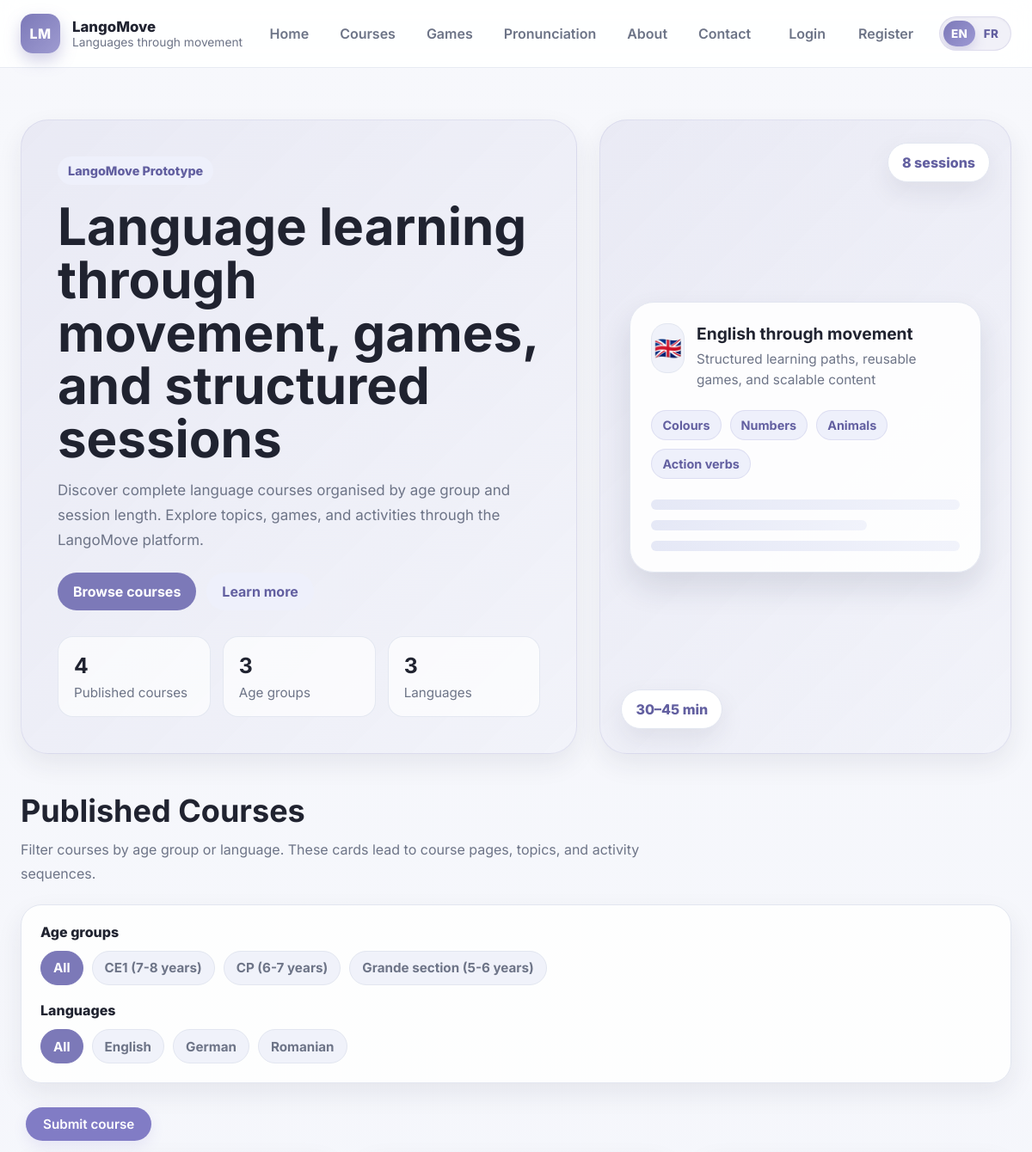
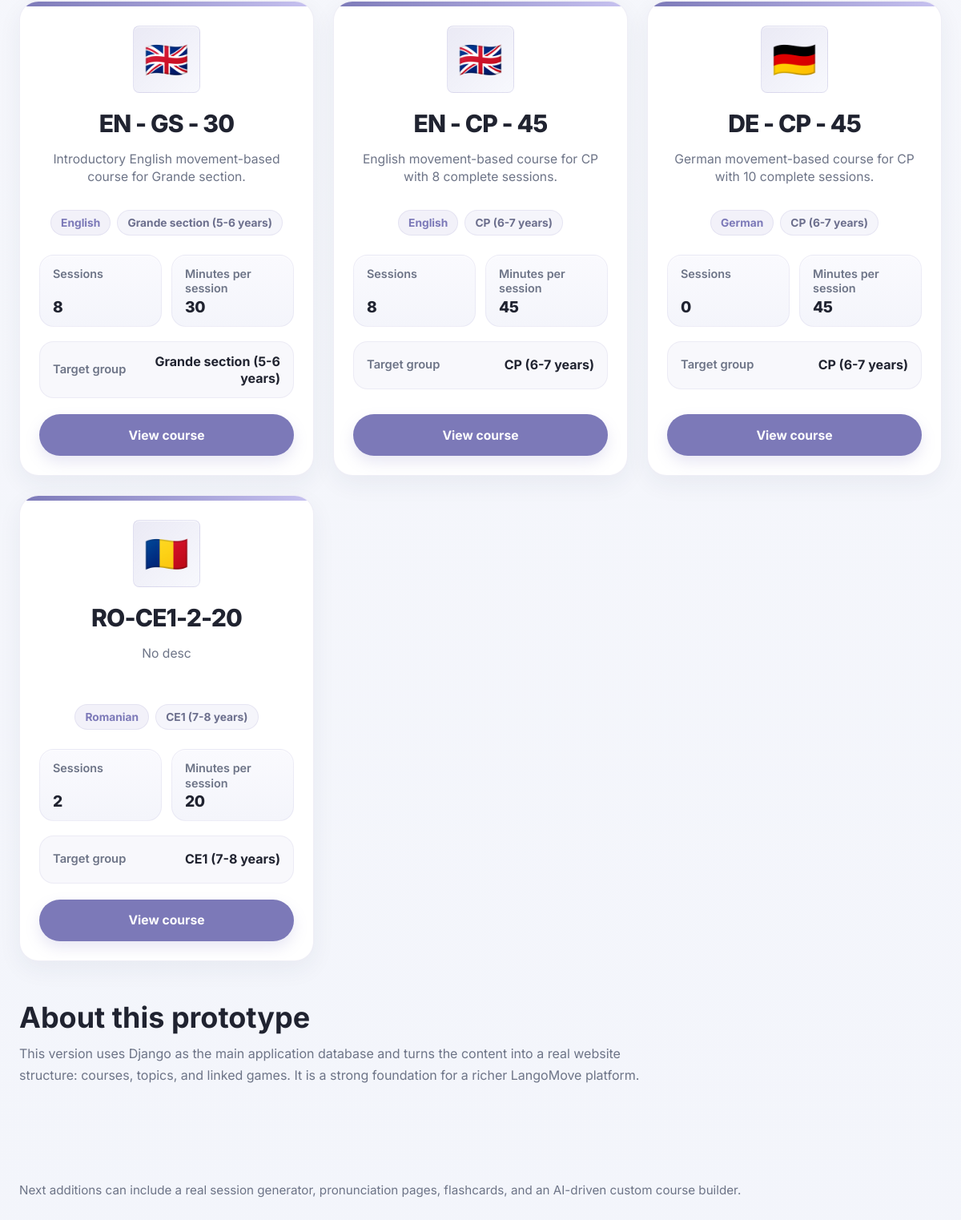
The page / on the database its author committed (2 pictures, top to bottom).
### apps/curriculum/models.py (models this page shows, shortened)
class TimeStampedModel(models.Model):
    created_at = models.DateTimeField(auto_now_add=True)
    updated_at = models.DateTimeField(auto_now=True)
    class Meta:
        abstract = True

class AgeGroup(TimeStampedModel):
    name = models.CharField(max_length=100, unique=True)
    education_stage = models.CharField(max_length=100, blank=True)
    label = models.CharField(max_length=150, blank=True)
    min_age = models.PositiveIntegerField(null=True, blank=True)
    max_age = models.PositiveIntegerField(null=True, blank=True)
    display_order = models.PositiveIntegerField(default=9999)
    class Meta:
        ordering = ["display_order", "name"]

class Language(TimeStampedModel):
    name = models.CharField(max_length=120, unique=True)
    code = models.CharField(max_length=10, unique=True)
    slug = models.SlugField(max_length=140, unique=True)
    flag = models.CharField(max_length=10, blank=True, default="🌍")
    created_at = models.DateTimeField(auto_now_add=True)
    updated_at = models.DateTimeField(auto_now=True)
    class Meta:
        ordering = ["name"]

class Course(TimeStampedModel):
    title = models.CharField(max_length=255)
    language = models.ForeignKey(
        Language,
        on_delete=models.PROTECT,
        related_name="courses",
    )
    age_group = models.ForeignKey(
        AgeGroup,
        on_delete=models.PROTECT,
        related_name="courses",
        null=True,
        blank=True,
    )
    sessions_count = models.PositiveIntegerField(default=0)
    minutes_per_session = models.PositiveIntegerField(default=0)
    description = models.TextField(blank=True)
    card_image = models.URLField(blank=True, max_length=1000)
    slug = models.SlugField(max_length=255, unique=True)
    display_order = models.PositiveIntegerField(default=9999)
    status = models.CharField(
        max_length=20,
        choices=CourseStatus.choices,
        default=CourseStatus.DRAFT,
        db_index=True,
    )
    created_by = models.ForeignKey(
        settings.AUTH_USER_MODEL,
        on_delete=models.SET_NULL,
        null=True,
        blank=True,
        related_name="courses_created",
    )
    approved_by = models.ForeignKey(
        settings.AUTH_USER_MODEL,
        on_delete=models.SET_NULL,
        null=True,
        blank=True,
        related_name="courses_approved",
    )
    approved_at = models.DateTimeField(null=True, blank=True)
    moderation_notes = models.TextField(blank=True)
    class Meta:
        ordering = ["display_order", "title"]

### apps/website/views/home.py (the view)
# urls.py: path("", home_view, name="home"),
def home_view(request):
    service = CurriculumQueryService()
    courses_queryset = service.get_published_courses()
    courses = []
    all_age_groups = set()
    all_languages = set()
    for course in courses_queryset:
        language_name = course.language.name if course.language else ""
        language_flag = course.language.flag if course.language else ""
        age_group_name = ""
        if course.age_group:
            age_group_name = course.age_group.label or course.age_group.name
        sessions_count = course.course_topics.count()
        display_title = course.title
        courses.append({
            "id": course.id,
            "title": course.title,
            "display_title": display_title,
            "slug": course.slug,
            "description": course.description,
            "language_name": language_name,
            "language_flag": language_flag,
            "age_group_name": age_group_name,
            "sessions_count": sessions_count,
            "minutes_per_session": course.minutes_per_session,
        })
        if age_group_name:
            all_age_groups.add(age_group_name)
        if language_name:
            all_languages.add(language_name)
    context = {
        "courses": courses,
        "all_age_groups": sorted(all_age_groups),
        "all_languages": sorted(all_languages),
    }
    return render(request, "website/home.html", context)

### templates/website/home.html (shortened to what this page needs)
{% extends "base.html" %}
{% load i18n %}
{% block hero %}
<section class="hero hero-home">
    <div class="container hero-home-layout">
        <div class="hero-home-text">
            <span class="hero-kicker">{% trans "LangoMove Prototype" %}</span>
            <h1>{% trans "Language learning through movement, games, and structured sessions" %}</h1>
            <p>
                {% trans "Discover complete language courses organised by age group and session length. Explore topics, games, and activities through the LangoMove platform." %}
            </p>
            <div class="hero-actions">
                <a href="#courses" class="button">{% trans "Browse courses" %}</a>
                <a href="#about" class="button button-secondary">{% trans "Learn more" %}</a>
            </div>
            <div class="hero-mini-stats">
                <div class="mini-stat">
                    <strong>{{ courses|length }}</strong>
                    <span>{% trans "Published courses" %}</span>
                </div>
                <div class="mini-stat">
                    <strong>{{ all_age_groups|length }}</strong>
                    <span>{% trans "Age groups" %}</span>
                </div>
                <div class="mini-stat">
                    <strong>{{ all_languages|length }}</strong>
                    <span>{% trans "Languages" %}</span>
                </div>
            </div>
        </div>
        <div class="hero-home-visual">
            <div class="hero-visual-card hero-visual-main">
                <div class="hero-visual-top">
                    <span class="hero-flag">🇬🇧</span>
                    <div>
                        <h3>{% trans "English through movement" %}</h3>
                        <p>{% trans "Structured learning paths, reusable games, and scalable content" %}</p>
                    </div>
                </div>
                <div class="hero-visual-tags">
                    <span class="tag">{% trans "Colours" %}</span>
                    <span class="tag">{% trans "Numbers" %}</span>
                    <span class="tag">{% trans "Animals" %}</span>
                    <span class="tag">{% trans "Action verbs" %}</span>
                </div>
                <div class="hero-visual-lines">
                    <div class="hero-line"></div>
                    <div class="hero-line short"></div>
                    <div class="hero-line"></div>
                </div>
            </div>
            <div class="hero-floating hero-floating-one">{% trans "8 sessions" %}</div>
            <div class="hero-floating hero-floating-two">{% trans "30–45 min" %}</div>
        </div>
    </div>
</section>
{% endblock %}
{% block content %}
<section class="page-section" id="courses">
    <div class="container">
        <div class="section-header">
            <h2>{% trans "Published Courses" %}</h2>
            <p>
                {% trans "Filter courses by age group or language. These cards lead to course pages, topics, and activity sequences." %}
            </p>
        </div>
        <div class="filters-panel">
            <div class="filter-group">
                <span class="filter-label">{% trans "Age groups" %}</span>
                <div class="chip-row" id="age-group-filters">
                    <button type="button" class="chip active" data-filter-type="age-group" data-filter-value="">
                        {% trans "All" %}
                    </button>
                    {% for age_group in all_age_groups %}
                        <button type="button" class="chip" data-filter-type="age-group" data-filter-value="{{ age_group }}">
                            {{ age_group }}
                        </button>
                    {% endfor %}
                </div>
            </div>
            <div class="filter-group">
                <span class="filter-label">{% trans "Languages" %}</span>
                <div class="chip-row" id="language-filters">
                    <button type="button" class="chip active" data-filter-type="language" data-filter-value="">
                        {% trans "All" %}
                    </button>
                    {% for language in all_languages %}
                        <button type="button" class="chip" data-filter-type="language" data-filter-value="{{ language }}">
                            {{ language }}
                        </button>
                    {% endfor %}
                </div>
            </div>
        </div>
        <div class="courses-actions">
            <a href="{% url 'course-create' %}" class="btn btn-primary">
                Submit course
            </a>
        </div>
        <div class="grid course-grid" id="course-grid">
            {% for course in courses %}
                <article class="card course-card-v2 course-item"
                    data-age-group="{{ course.age_group_name }}"
                    data-language="{{ course.language_name }}">
                    <div class="course-card-v2-topline"></div>
                    <div class="card-body course-card-v2-body">
                        <div class="course-card-v2-header">
                            <div class="course-card-v2-flag">
                                {{ course.language_flag|default:"🌍" }}
                            </div>
                            <div class="course-card-v2-header-text">
                                <h3 class="course-card-v2-title">{{ course.display_title }}</h3>
                                <p class="course-card-v2-description">{{ course.description }}</p>
                            </div>
                        </div>
                        <div class="course-card-v2-tags">
                            <span class="course-pill">{{ course.language_name }}</span>
                            <span class="course-pill course-pill-soft">{{ course.age_group_name }}</span>
                        </div>
                        <div class="course-card-v2-stats">
                            <div class="course-stat-box">
                                <span class="course-stat-label">{% trans "Sessions" %}</span>
                                <strong class="course-stat-value">{{ course.sessions_count }}</strong>
                            </div>
                            <div class="course-stat-box">
                                <span class="course-stat-label">{% trans "Minutes per session" %}</span>
                                <strong class="course-stat-value">{{ course.minutes_per_session }}</strong>
                            </div>
                        </div>
                        <div class="course-card-v2-target">
                            <span class="course-target-label">{% trans "Target group" %}</span>
                            <span class="course-target-value">{{ course.age_group_name }}</span>
                        </div>
                        <div class="course-card-v2-actions">
                            <a class="button course-card-v2-button" href="{% url 'course-detail' course.slug %}">
                                {% trans "View course" %}
                            </a>
                        </div>
                    </div>
                </article>
            {% endfor %}
        </div>
    </div>
</section>
<section class="page-section" id="about">
    <div class="container">
        <div class="section-header">
            <h2>{% trans "About this prototype" %}</h2>
            <p>
                {% trans "This version uses Django as the main application database and turns the content into a real website structure: courses, topics, and linked games. It is a strong foundation for a richer LangoMove platform." %}
            </p>
        </div>
    </div>
</section>
<section class="page-section" id="contact">
    <div class="container">
        <p class="footer-note">
            {% trans "Next additions can include a real session generator, pronunciation pages, flashcards, and an AI-driven custom course builder." %}
        </p>
    </div>
</section>
{% endblock %}

### rows shown on the page
AgeGroup: all_age_groups "CE1 (7-8 years)", age_group_name "CE1 (7-8 years)", age_group_name "CE1 (7-8 years)"
AgeGroup: all_age_groups "CP (6-7 years)", age_group_name "CP (6-7 years)" "CP (6-7 years)", age_group_name "CP (6-7 years)" "CP (6-7 years)"
AgeGroup: all_age_groups "Grande section (5-6 years)", age_group_name "Grande section (5-6 years)", age_group_name "Grande section (5-6 years)"
Language: all_languages "English", language_flag "🇬🇧" "🇬🇧", language_name "English" "English"
Language: all_languages "German", language_flag "🇩🇪", language_name "German"
Language: all_languages "Romanian", language_flag "🇷🇴", language_name "Romanian"
Course: display_title "EN - GS - 30", description "Introductory English movement-based course for Grande section."
Course: display_title "EN - CP - 45", description "English movement-based course for CP with 8 complete sessions."
Course: display_title "DE - CP - 45", description "German movement-based course for CP with 10 complete sessions."
Course: display_title "RO-CE1-2-20", description "No desc"

### other values the page prints
{{ courses|length }} "4"
{{ all_age_groups|length }} "3"
{{ all_languages|length }} "3"
{{ course.sessions_count }} "8" "8" "0" "2"
{{ course.minutes_per_session }} "30" "45" "45" "20"
